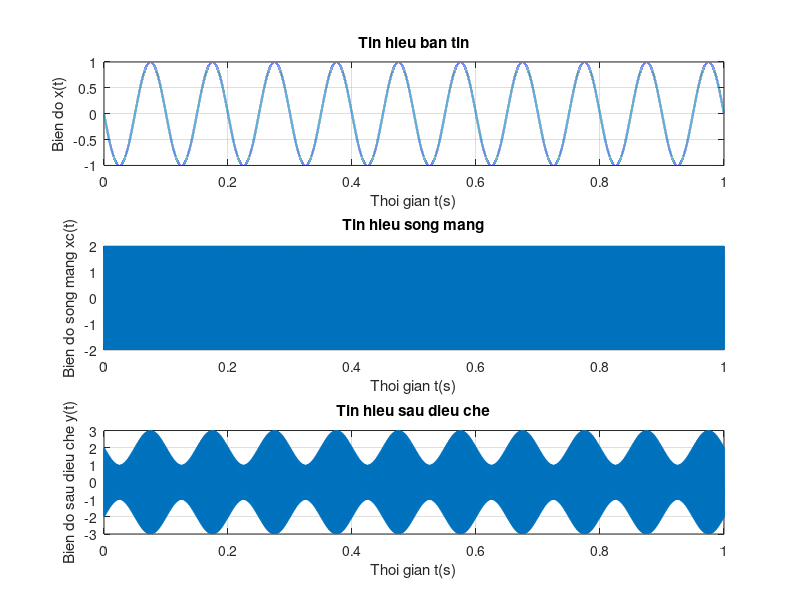

Write the MATLAB code that produced this figure.
clc; clear;

fs = 200000;
ts = 1 / fs;
F = 10;
T = 1 / F; 
t = 0:ts:10*T - ts;

x = cos(20*pi*t + pi/2);

% a.
fc = 1000;
Ac = 2;
phic = pi;
m = 0.5;

Am = max(abs(x));
x_norm = x / Am;

xc = Ac*cos(2*pi*fc*t + phic);
y = (1 + m*x_norm) .* xc;

% b.
figure;
subplot(3, 1, 1);
plot(t, x, 'LineWidth', 1.5);
grid on;
xlabel('Thoi gian t(s)');
ylabel('Bien do x(t)');
title('Tin hieu ban tin');
xlim([0 10 * T]);

subplot(3, 1, 2);
plot(t, xc, 'LineWidth', 1.5);
grid on;
xlabel('Thoi gian t(s)');
ylabel('Bien do song mang xc(t)');
title('Tin hieu song mang');
xlim([0 10 * T]);

subplot(3, 1, 3);
plot(t, y, 'LineWidth', 1.5);
grid on;
xlabel('Thoi gian t(s)');
ylabel('Bien do sau dieu che y(t)');
title('Tin hieu sau dieu che');
xlim([0 10 * T]);
